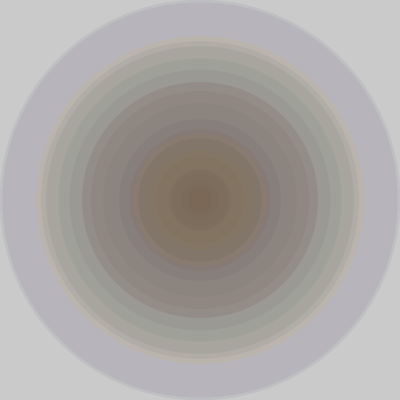
Frame 1 (no input)
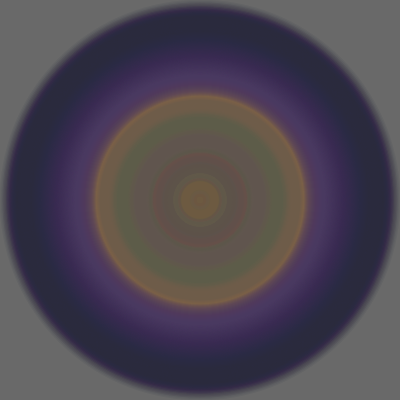
Frame 60 (the mouse pressed at the canvas centre just before this capture)
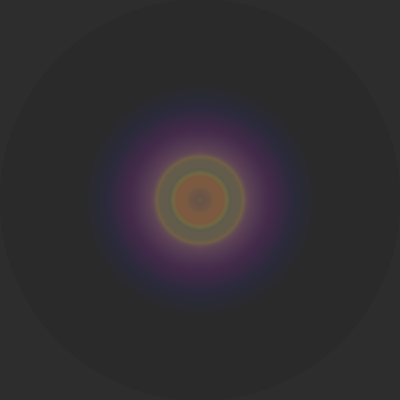
Frame 120 (the mouse held since frame 60 and released just before this capture)

The Processing sketch that drew these frames (run headless with seeded random() and noise(); from frame 60 on, the mouse is pressed at the canvas centre):

// Processing sketch: sketch57619
// ── sketch57619.pde
/*
Just an idea from giff, to spend with greative way my time at the boat.
Igoumeninja -> Corfu 29 - 03 - 2012
Aris Bezas
*/
 
MyCircle kykloi[];
int numKykloi = 24;
color[] myColors = {#FFCC00, #B92424, #30622D, #2D624F, #2D4462, #622D61};
 
void setup()  {
  size(400,400);
  smooth();
  noStroke();
  kykloi = new MyCircle[numKykloi];
  for (int i = 0; i < numKykloi; i++)  {
    kykloi[i] = new MyCircle((i+1)/random(8,10), (i+1)*random(10,20), myColors[i%myColors.length]);
  }
}
 
void draw()  {
  fill(0,3);
  rect(-10,-10, width+20, height +20);
  for (int i = 0; i < numKykloi; i++)  {
    kykloi[i].draw();
  }
}
 
class MyCircle  {
  float speed, trans;
  color myColor;
 
  MyCircle(float speedVar, float transVar, color myColorVar) {
    speed = speedVar;
    trans = transVar;
    myColor = myColorVar;
  }
   
  void draw()  {
    fill(myColor,20);
    ellipse(width/2,height/2, ((speed*frameCount)%width - trans), ((speed*frameCount)%width- trans));
  }
}
